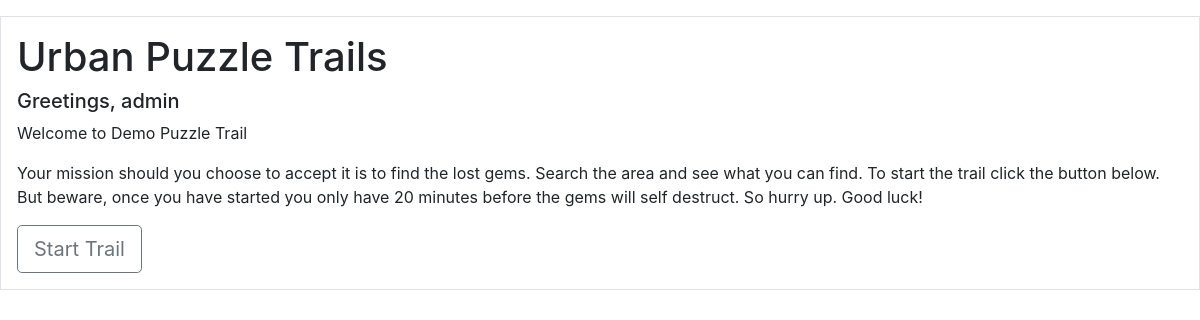
The app's page / (signed in) with its own data.
### trail/models.py (models this page shows)
class Trail(models.Model):
    trail_name = models.CharField(max_length=120) # max_length = required
    trail_description = models.TextField(blank=True, null=True)

### trail/views.py (the view)
# urls.py: path('', trail_main_view, name='trail_main_view'),
@login_required(login_url='/login/')
def trail_main_view(request, id=1):
    queryset = get_object_or_404(Trail, id=id)
    context = {
        "object": queryset,
        }
    print(context)
    return render(request, "trail/trail_main.html", context)

### templates/trail/trail_main.html
{% extends 'base.html' %}
{% block content %}
<h1>Urban Puzzle Trails</h1>
  <div class="description ">
        <h5>Greetings, {{ user }}</h5>
        <p>Welcome to {{ object.trail_name }}</p>
        <p>{{ object.trail_description  }}</p>
        <button class="btn btn-outline-secondary btn-lg">Start Trail</button>   </h1>
</div>
{% endblock %}

### templates/base.html (shortened to what this page needs)
<!doctype html>
<html lang="en">
  <head>
    <link rel="stylesheet" href="https://maxcdn.bootstrapcdn.com/bootstrap/4.0.0/css/bootstrap.min.css">
  </head>
  <body>
    <div class="container-fluid p-3 my-3 border">
         {% block content %}{% endblock %}
    </div>
  </body>
</html>

### records on screen
Trail: trail_name "Demo Puzzle Trail", trail_description "Your mission should you choose to accept it is to find the lost gems. Search the area and see what you can find. To start the trail click the button below. But beware, once you have started you only have 20 minutes before the gems will self destruct. So hurry up. Good luck!"

### other values on screen
{{ user }} "admin"
